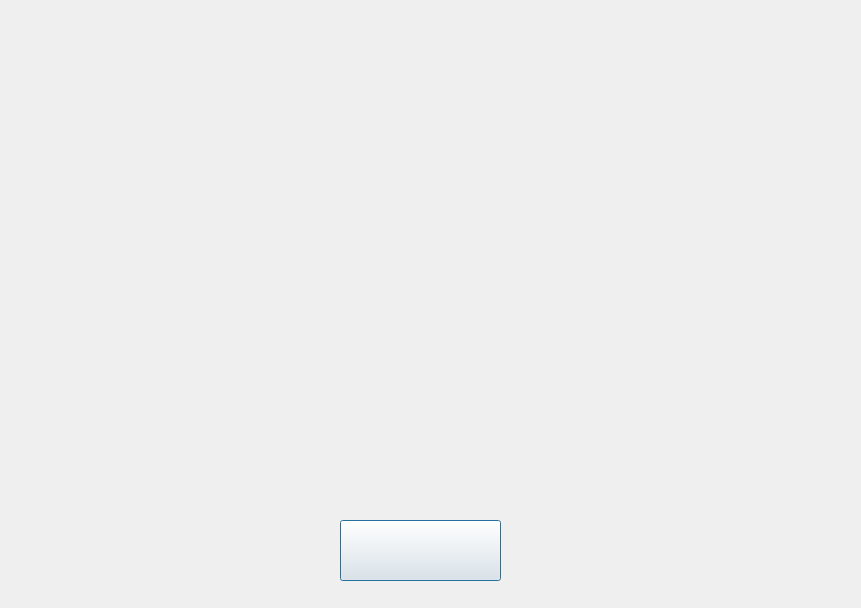
<?xml version="1.0" encoding="UTF-8"?>
<ui version="4.0">
 <class>Game3IntroDialog</class>
 <widget class="QDialog" name="Game3IntroDialog">
  <property name="geometry">
   <rect>
    <x>0</x>
    <y>0</y>
    <width>861</width>
    <height>608</height>
   </rect>
  </property>
  <property name="windowTitle">
   <string>游戏3介绍</string>
  </property>
  <property name="styleSheet">
   <string notr="true">border-image: url(:/images/level3_intro_img.jpg);</string>
  </property>
  <widget class="QPushButton" name="returnBtn">
   <property name="geometry">
    <rect>
     <x>340</x>
     <y>520</y>
     <width>161</width>
     <height>61</height>
    </rect>
   </property>
   <property name="minimumSize">
    <size>
     <width>120</width>
     <height>40</height>
    </size>
   </property>
   <property name="styleSheet">
    <string notr="true">border-image: url(:/images/level3_intro_return_button.png);</string>
   </property>
   <property name="text">
    <string/>
   </property>
  </widget>
 </widget>
 <resources/>
 <connections/>
</ui>
